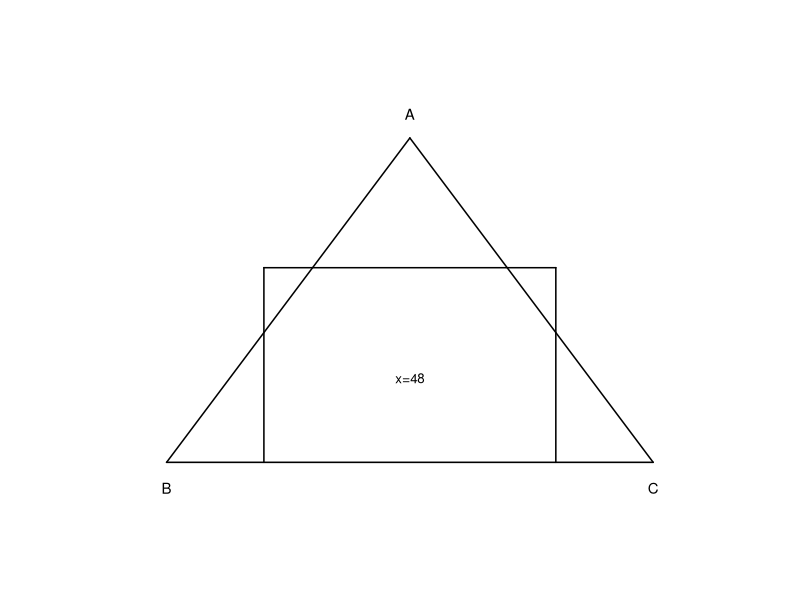

Reproduce this figure in R.
setwd("C:/Users/18904/Github/junior-mathematics/codes")
if(!dir.exists("../figures"))dir.create("../figures")

# week166-1: triangle with inscribed square, BC=120, AD=80
draw1=function(){
  plot(0,0,xlim=c(-5,130),ylim=c(-5,90),type="n",asp=1,axes=FALSE,xlab="",ylab="")
  # triangle A(60,80), B(0,0), C(120,0)
  segments(0,0,120,0,lwd=1.5)
  segments(0,0,60,80,lwd=1.5)
  segments(120,0,60,80,lwd=1.5)
  # square side x=48, top at y=48
  segments(24,0,24,48,lwd=1.5)
  segments(96,0,96,48,lwd=1.5)
  segments(24,48,96,48,lwd=1.5)
  text(60,82,"A",pos=3,cex=0.9)
  text(0,-3,"B",pos=1,cex=0.9)
  text(120,-3,"C",pos=1,cex=0.9)
  text(60,24,"x=48",pos=1,cex=0.8)
}
cairo_pdf("../figures/week166-1.pdf",width=4,height=4,family="sans");draw1();dev.off()
svglite::svglite("../figures/week166-1.svg",width=4,height=4);draw1();dev.off()
